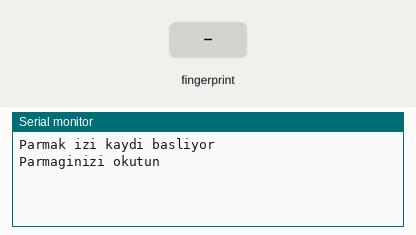
This sketch was run on a simulated ESP32. On the bench: the last lines printed to the serial monitor. The inputs (shaded band) are chosen by the test bench.

Above: at 1.8 s.
1.9 s: finger stored as number 1 placed on the sensor
At 4.7 s:
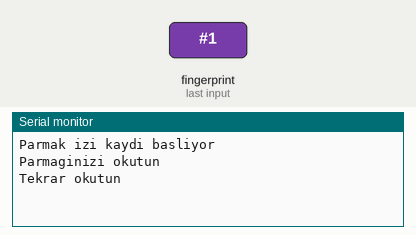
4.9 s: finger stored as number 1 placed on the sensor
At 6.1 s:
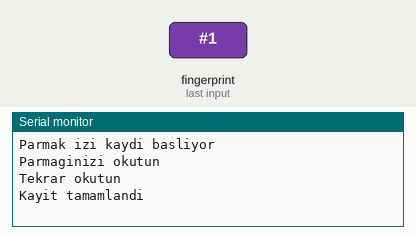

The sketch:

2_fingerprint_enroll.ino
```cpp
#include <Adafruit_Fingerprint.h>

HardwareSerial mySerial(2);
Adafruit_Fingerprint finger = Adafruit_Fingerprint(&mySerial);

uint8_t id = 1;

void setup() {
  Serial.begin(115200);
  mySerial.begin(57600, SERIAL_8N1, 16, 17);

  finger.begin(57600);
  if (!finger.verifyPassword()) {
    Serial.println("Sensor bulunamadi");
    while (1);
  }

  Serial.println("Parmak izi kaydi basliyor");
  enrollFingerprint(id);
}

void loop() {}

uint8_t enrollFingerprint(uint8_t id) {
  int p = -1;

  Serial.println("Parmaginizi okutun");
  while (p != FINGERPRINT_OK) {
    p = finger.getImage();
  }

  finger.image2Tz(1);
  delay(2000);

  while (finger.getImage() != FINGERPRINT_NOFINGER);

  Serial.println("Tekrar okutun");
  while (finger.getImage() != FINGERPRINT_OK);

  finger.image2Tz(2);
  finger.createModel();
  finger.storeModel(id);

  Serial.println("Kayit tamamlandi");
  return true;
}
```

Measured:
- after the input at 1.9 s, the serial monitor: prints a new line after 2.3 s (image 1)
- after the input at 4.9 s, the serial monitor: prints a new line after 0.24 s (image 2)
